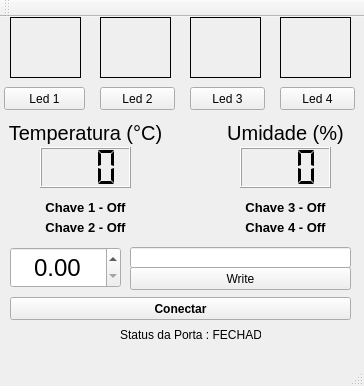
<?xml version="1.0" encoding="UTF-8"?>
<ui version="4.0">
 <class>MainWindow</class>
 <widget class="QMainWindow" name="MainWindow">
  <property name="geometry">
   <rect>
    <x>0</x>
    <y>0</y>
    <width>364</width>
    <height>386</height>
   </rect>
  </property>
  <property name="windowTitle">
   <string>MainWindow</string>
  </property>
  <property name="tabShape">
   <enum>QTabWidget::Rounded</enum>
  </property>
  <widget class="QWidget" name="centralWidget">
   <widget class="QPushButton" name="pushButton">
    <property name="geometry">
     <rect>
      <x>10</x>
      <y>280</y>
      <width>341</width>
      <height>23</height>
     </rect>
    </property>
    <property name="font">
     <font>
      <weight>75</weight>
      <bold>true</bold>
     </font>
    </property>
    <property name="text">
     <string>Conectar</string>
    </property>
   </widget>
   <widget class="QPushButton" name="pushButton_2">
    <property name="geometry">
     <rect>
      <x>130</x>
      <y>250</y>
      <width>221</width>
      <height>23</height>
     </rect>
    </property>
    <property name="text">
     <string>Write</string>
    </property>
   </widget>
   <widget class="QLineEdit" name="lineEdit">
    <property name="geometry">
     <rect>
      <x>130</x>
      <y>230</y>
      <width>221</width>
      <height>21</height>
     </rect>
    </property>
    <property name="maxLength">
     <number>15</number>
    </property>
   </widget>
   <widget class="QLabel" name="label">
    <property name="geometry">
     <rect>
      <x>120</x>
      <y>310</y>
      <width>141</width>
      <height>16</height>
     </rect>
    </property>
    <property name="text">
     <string>Status da Porta : FECHADA</string>
    </property>
   </widget>
   <widget class="QLCDNumber" name="temp">
    <property name="geometry">
     <rect>
      <x>40</x>
      <y>130</y>
      <width>91</width>
      <height>41</height>
     </rect>
    </property>
    <property name="layoutDirection">
     <enum>Qt::LeftToRight</enum>
    </property>
    <property name="frameShape">
     <enum>QFrame::Box</enum>
    </property>
    <property name="frameShadow">
     <enum>QFrame::Raised</enum>
    </property>
    <property name="lineWidth">
     <number>1</number>
    </property>
    <property name="midLineWidth">
     <number>0</number>
    </property>
    <property name="smallDecimalPoint">
     <bool>true</bool>
    </property>
    <property name="digitCount">
     <number>3</number>
    </property>
    <property name="segmentStyle">
     <enum>QLCDNumber::Flat</enum>
    </property>
   </widget>
   <widget class="QLCDNumber" name="umi">
    <property name="geometry">
     <rect>
      <x>240</x>
      <y>130</y>
      <width>91</width>
      <height>41</height>
     </rect>
    </property>
    <property name="smallDecimalPoint">
     <bool>true</bool>
    </property>
    <property name="digitCount">
     <number>3</number>
    </property>
    <property name="segmentStyle">
     <enum>QLCDNumber::Flat</enum>
    </property>
    <property name="value" stdset="0">
     <double>0.000000000000000</double>
    </property>
   </widget>
   <widget class="QDoubleSpinBox" name="Float">
    <property name="geometry">
     <rect>
      <x>10</x>
      <y>230</y>
      <width>111</width>
      <height>41</height>
     </rect>
    </property>
    <property name="font">
     <font>
      <pointsize>18</pointsize>
     </font>
    </property>
    <property name="alignment">
     <set>Qt::AlignCenter</set>
    </property>
    <property name="keyboardTracking">
     <bool>true</bool>
    </property>
    <property name="singleStep">
     <double>0.050000000000000</double>
    </property>
   </widget>
   <widget class="QPushButton" name="Button_led1">
    <property name="geometry">
     <rect>
      <x>4</x>
      <y>70</y>
      <width>81</width>
      <height>23</height>
     </rect>
    </property>
    <property name="text">
     <string>Led 1</string>
    </property>
   </widget>
   <widget class="QPushButton" name="Button_led2">
    <property name="geometry">
     <rect>
      <x>100</x>
      <y>70</y>
      <width>75</width>
      <height>23</height>
     </rect>
    </property>
    <property name="text">
     <string>Led 2</string>
    </property>
   </widget>
   <widget class="QPushButton" name="Button_led3">
    <property name="geometry">
     <rect>
      <x>190</x>
      <y>70</y>
      <width>75</width>
      <height>23</height>
     </rect>
    </property>
    <property name="text">
     <string>Led 3</string>
    </property>
   </widget>
   <widget class="QPushButton" name="Button_led4">
    <property name="geometry">
     <rect>
      <x>280</x>
      <y>70</y>
      <width>75</width>
      <height>23</height>
     </rect>
    </property>
    <property name="text">
     <string>Led 4</string>
    </property>
   </widget>
   <widget class="QLabel" name="led1_ind">
    <property name="geometry">
     <rect>
      <x>10</x>
      <y>0</y>
      <width>71</width>
      <height>61</height>
     </rect>
    </property>
    <property name="font">
     <font>
      <pointsize>12</pointsize>
      <weight>75</weight>
      <bold>true</bold>
     </font>
    </property>
    <property name="frameShape">
     <enum>QFrame::Box</enum>
    </property>
    <property name="frameShadow">
     <enum>QFrame::Plain</enum>
    </property>
    <property name="text">
     <string/>
    </property>
    <property name="alignment">
     <set>Qt::AlignCenter</set>
    </property>
   </widget>
   <widget class="QLabel" name="led2_ind">
    <property name="geometry">
     <rect>
      <x>100</x>
      <y>0</y>
      <width>71</width>
      <height>61</height>
     </rect>
    </property>
    <property name="font">
     <font>
      <pointsize>12</pointsize>
      <weight>75</weight>
      <bold>true</bold>
     </font>
    </property>
    <property name="frameShape">
     <enum>QFrame::Box</enum>
    </property>
    <property name="frameShadow">
     <enum>QFrame::Plain</enum>
    </property>
    <property name="text">
     <string/>
    </property>
    <property name="alignment">
     <set>Qt::AlignCenter</set>
    </property>
   </widget>
   <widget class="QLabel" name="led3_ind">
    <property name="geometry">
     <rect>
      <x>190</x>
      <y>0</y>
      <width>71</width>
      <height>61</height>
     </rect>
    </property>
    <property name="font">
     <font>
      <pointsize>12</pointsize>
      <weight>75</weight>
      <bold>true</bold>
     </font>
    </property>
    <property name="frameShape">
     <enum>QFrame::Box</enum>
    </property>
    <property name="frameShadow">
     <enum>QFrame::Plain</enum>
    </property>
    <property name="text">
     <string/>
    </property>
    <property name="alignment">
     <set>Qt::AlignCenter</set>
    </property>
   </widget>
   <widget class="QLabel" name="led4_ind">
    <property name="geometry">
     <rect>
      <x>280</x>
      <y>0</y>
      <width>71</width>
      <height>61</height>
     </rect>
    </property>
    <property name="font">
     <font>
      <pointsize>12</pointsize>
      <weight>75</weight>
      <bold>true</bold>
     </font>
    </property>
    <property name="frameShape">
     <enum>QFrame::Box</enum>
    </property>
    <property name="frameShadow">
     <enum>QFrame::Plain</enum>
    </property>
    <property name="text">
     <string/>
    </property>
    <property name="alignment">
     <set>Qt::AlignCenter</set>
    </property>
   </widget>
   <widget class="QLabel" name="label_4">
    <property name="geometry">
     <rect>
      <x>0</x>
      <y>100</y>
      <width>171</width>
      <height>31</height>
     </rect>
    </property>
    <property name="font">
     <font>
      <pointsize>15</pointsize>
     </font>
    </property>
    <property name="text">
     <string>Temperatura (°C)</string>
    </property>
    <property name="alignment">
     <set>Qt::AlignCenter</set>
    </property>
   </widget>
   <widget class="QLabel" name="label_5">
    <property name="geometry">
     <rect>
      <x>220</x>
      <y>100</y>
      <width>131</width>
      <height>31</height>
     </rect>
    </property>
    <property name="font">
     <font>
      <pointsize>15</pointsize>
     </font>
    </property>
    <property name="text">
     <string>Umidade (%)</string>
    </property>
    <property name="alignment">
     <set>Qt::AlignCenter</set>
    </property>
   </widget>
   <widget class="QLabel" name="Chave1">
    <property name="geometry">
     <rect>
      <x>40</x>
      <y>180</y>
      <width>91</width>
      <height>20</height>
     </rect>
    </property>
    <property name="font">
     <font>
      <pointsize>10</pointsize>
      <weight>75</weight>
      <bold>true</bold>
     </font>
    </property>
    <property name="text">
     <string>Chave 1 - Off</string>
    </property>
    <property name="alignment">
     <set>Qt::AlignCenter</set>
    </property>
   </widget>
   <widget class="QLabel" name="Chave2">
    <property name="geometry">
     <rect>
      <x>40</x>
      <y>200</y>
      <width>91</width>
      <height>20</height>
     </rect>
    </property>
    <property name="font">
     <font>
      <pointsize>10</pointsize>
      <weight>75</weight>
      <bold>true</bold>
     </font>
    </property>
    <property name="text">
     <string>Chave 2 - Off</string>
    </property>
    <property name="alignment">
     <set>Qt::AlignCenter</set>
    </property>
   </widget>
   <widget class="QLabel" name="Chave3">
    <property name="geometry">
     <rect>
      <x>240</x>
      <y>180</y>
      <width>91</width>
      <height>20</height>
     </rect>
    </property>
    <property name="font">
     <font>
      <pointsize>10</pointsize>
      <weight>75</weight>
      <bold>true</bold>
     </font>
    </property>
    <property name="text">
     <string>Chave 3 - Off</string>
    </property>
    <property name="alignment">
     <set>Qt::AlignCenter</set>
    </property>
   </widget>
   <widget class="QLabel" name="Chave4">
    <property name="geometry">
     <rect>
      <x>240</x>
      <y>200</y>
      <width>91</width>
      <height>20</height>
     </rect>
    </property>
    <property name="font">
     <font>
      <pointsize>10</pointsize>
      <weight>75</weight>
      <bold>true</bold>
     </font>
    </property>
    <property name="text">
     <string>Chave 4 - Off</string>
    </property>
    <property name="alignment">
     <set>Qt::AlignCenter</set>
    </property>
   </widget>
  </widget>
  <widget class="QMenuBar" name="menuBar">
   <property name="geometry">
    <rect>
     <x>0</x>
     <y>0</y>
     <width>364</width>
     <height>21</height>
    </rect>
   </property>
  </widget>
  <widget class="QToolBar" name="mainToolBar">
   <attribute name="toolBarArea">
    <enum>TopToolBarArea</enum>
   </attribute>
   <attribute name="toolBarBreak">
    <bool>false</bool>
   </attribute>
  </widget>
  <widget class="QStatusBar" name="statusBar"/>
 </widget>
 <layoutdefault spacing="6" margin="11"/>
 <resources/>
 <connections/>
</ui>
